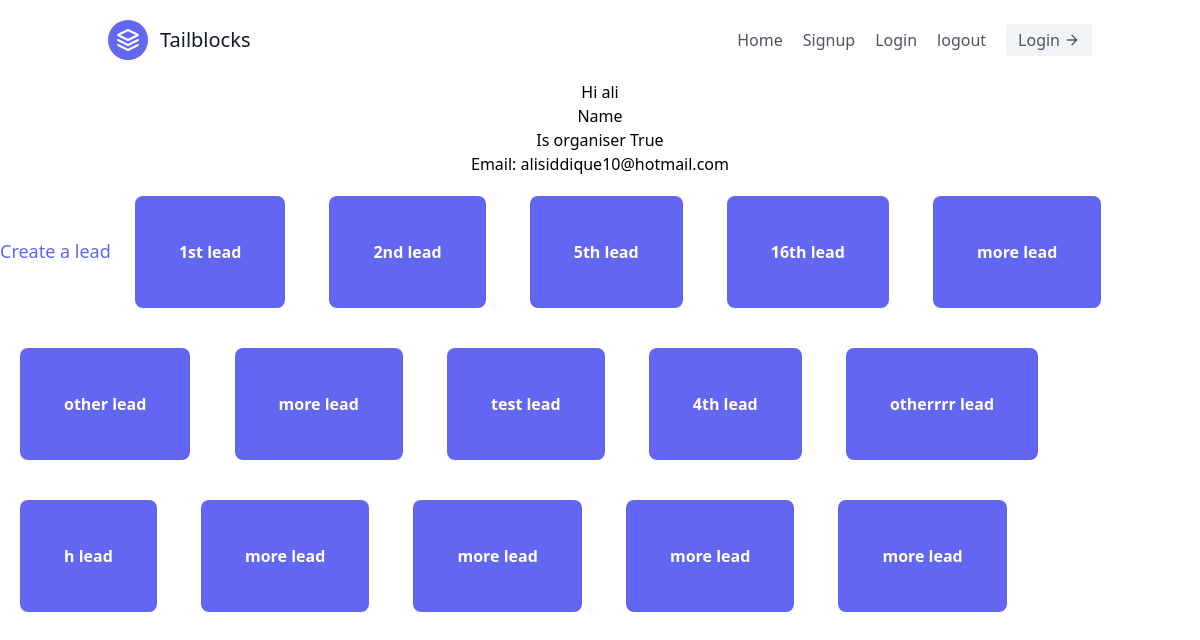
The app's page / (signed in) with its own data.
### newone/models.py (models this page shows)
class User(AbstractUser):
    name = models.CharField(max_length=100)
    is_organiser = models.BooleanField(default=True)
    is_agent = models.BooleanField(default=False)

class Lead(models.Model):
    name  = models.CharField(max_length=100)
    user = models.ForeignKey(User, on_delete=models.CASCADE)
    image = models.ImageField(null=True, blank=True)
    def __str__(self):
        return self.name

### newone/views.py (the view)
# urls.py: path("", LeadList.as_view(), name="list"),
class LeadList(LoginRequiredMixin, ListView):
    template_name = 'newone/Lead.html'
    context_object_name = 'Leads'
    def get_queryset(self):
     return Lead.objects.filter(user=self.request.user)

### newone/templates/newone/Lead.html (shortened to what this page needs)
{% extends 'newone/base.html' %}
{% load tailwind_filters %}
{% load crispy_forms_tags %}
{% block content %}
      {% if request.user.is_authenticated%}
      <h1 class="text-center">Hi {{user.username}}</h1>
      <h1 class="text-center">Name {{user.name}}</h1>
      <h1 class="text-center">Is organiser {{user.is_organiser}}</h1>
      <h1 class="text-center">Email: {{user.email}}</h1>
<a class=" text-lg text-indigo-500" href="{% url 'create' %}">Create a lead</a>
      {% else %}
      <h1>HI random</h1>
      {% endif%}
    {% for lead in Leads%}
    <div class="inline-flex flex-wrap">
      <a class="p-11 m-5  bg-indigo-500 rounded-lg text-white font-bold  " href="{% url 'detail' lead.pk%}">{{lead}}</a>
    </div>
{% empty %}
<p>No leads</p>
    {% endfor %}
    {% endblock content %}

### newone/templates/newone/base.html (shortened to what this page needs)
<!DOCTYPE html>
<html lang="en">
<head>
    <script src="https://cdn.tailwindcss.com"></script>
</head>
<body class="text-red">
    <header class="text-gray-600 body-font">
        <div class="container mx-auto flex flex-wrap p-5 flex-col md:flex-row items-center">
          <a class="flex title-font font-medium items-center text-gray-900 mb-4 md:mb-0">
            <svg xmlns="http://www.w3.org/2000/svg" fill="none" stroke="currentColor" stroke-linecap="round" stroke-linejoin="round" stroke-width="2" class="w-10 h-10 text-white p-2 bg-indigo-500 rounded-full" viewBox="0 0 24 24">
              <path d="M12 2L2 7l10 5 10-5-10-5zM2 17l10 5 10-5M2 12l10 5 10-5"></path>
            </svg>
            <span class="ml-3 text-xl">Tailblocks</span>
          </a>
          <nav class="md:ml-auto flex flex-wrap items-center text-base justify-center">
            <a class="mr-5 hover:text-gray-900" href="{% url 'list' %}">Home</a>
            <a class="mr-5 hover:text-gray-900" href="{% url 'signup' %}">Signup</a>
            <a class="mr-5 hover:text-gray-900" href="{% url 'login' %}">Login</a>
            <a class="mr-5 hover:text-gray-900" href="{% url 'logout' %}">logout</a>
          </nav>
          <button class="inline-flex items-center bg-gray-100 border-0 py-1 px-3 focus:outline-none hover:bg-gray-200 rounded text-base mt-4 md:mt-0">Login
            <svg fill="none" stroke="currentColor" stroke-linecap="round" stroke-linejoin="round" stroke-width="2" class="w-4 h-4 ml-1" viewBox="0 0 24 24">
              <path d="M5 12h14M12 5l7 7-7 7"></path>
            </svg>
          </button>
        </div>
      </header>
    {% block content %}
    {% endblock content %}
</body>
</html>

### records on screen
User: username "ali", is_organiser "True", email "alisiddique10@hotmail.com"
Lead: name "1st lead"
Lead: name "2nd lead"
Lead: name "5th lead"
Lead: name "16th lead"
Lead: name "more lead"
Lead: name "other lead"
Lead: name "more lead"
Lead: name "test lead"
Lead: name "4th lead"
Lead: name "otherrrr lead"
Lead: name "h lead"
Lead: name "more lead"
Lead: name "more lead"
Lead: name "more lead"
Lead: name "more lead"
